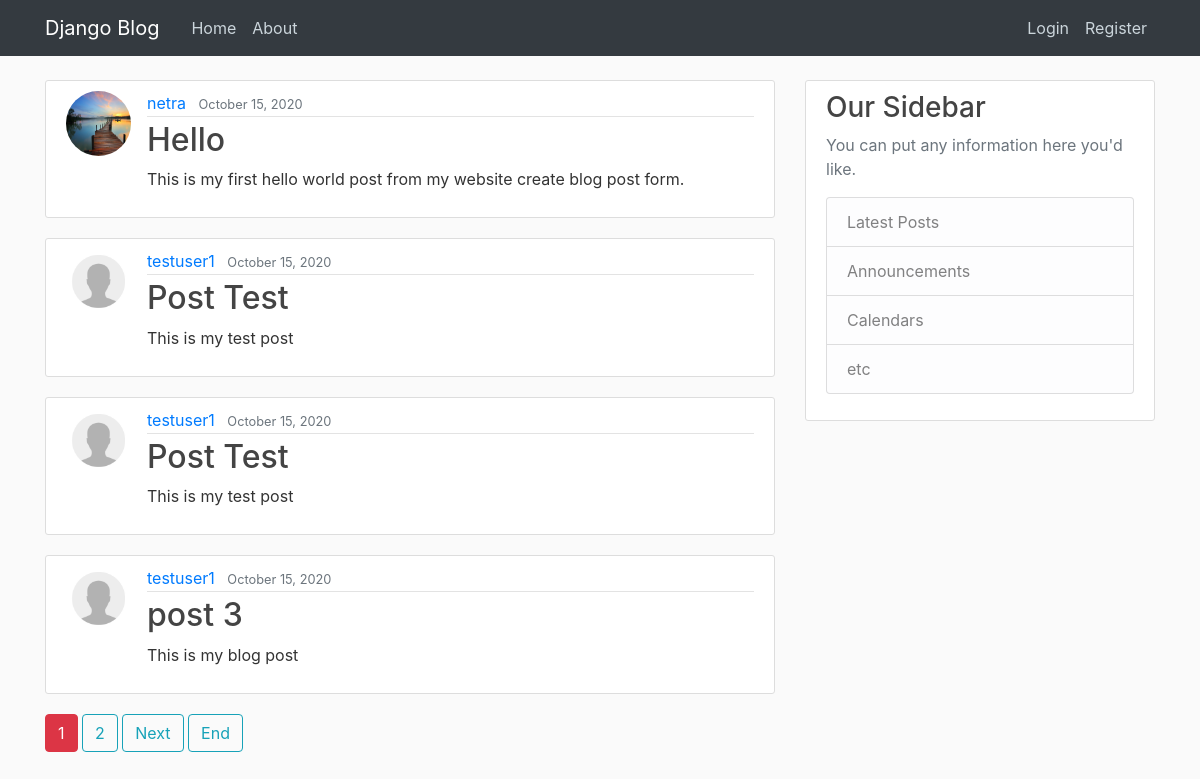
The page /blog/ on the database as committed earlier.
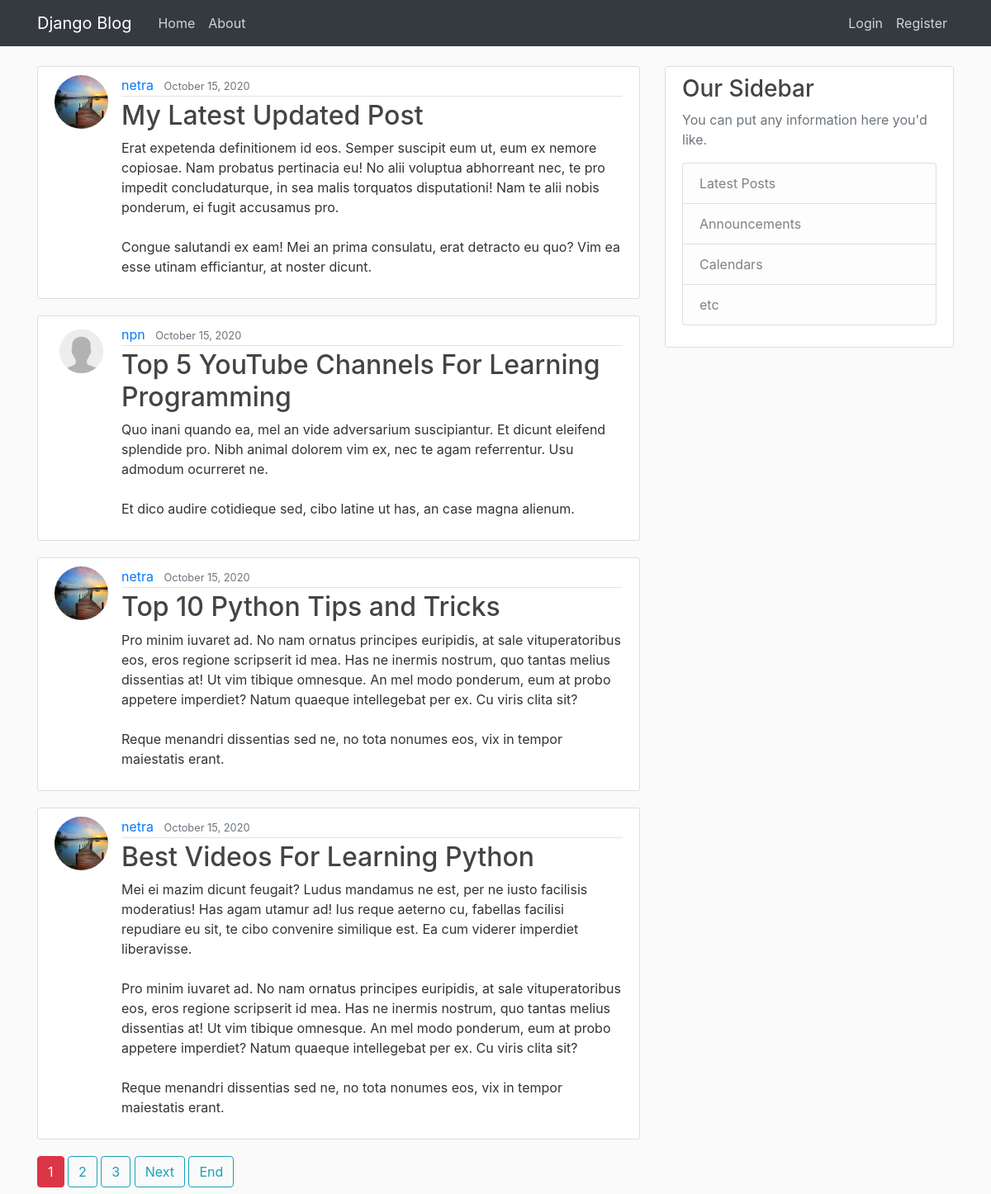
The same page on the database as committed later.
### blog/models.py (models this page shows, shortened)
class Post(models.Model):
    title = models.CharField(max_length =100)
    content = models.TextField()
    date_posted = models.DateTimeField(default = timezone.now)
    author = models.ForeignKey(User,on_delete = models.CASCADE)

### users/models.py (models this page shows, shortened)
class Profile(models.Model):
    user = models.OneToOneField(User, on_delete = models.CASCADE)
    image = models.ImageField(default = 'default.jpg',upload_to = 'profile_pics')

### blog/views.py (the view)
# urls.py: path('', PostListView.as_view(),name='blog-home'),
class PostListView(ListView):
    model = Post
    template_name = 'blog/home.html' # <app>/<model>_<viewtype>.html
    context_object_name = 'posts'
    ordering = ['-date_posted'] # new to old
    paginate_by = 4

### blog/templates/blog/home.html (shortened to what this page needs)
{% extends "blog/base.html" %}
{% block content %}
    {% for post in posts %}
        <article class="media content-section">
            <img class="rounded-circle article-img" src="{{ post.author.profile.image.url }}">
          <div class="media-body">
            <div class="article-metadata">
              <a class="mr-2" href="#">{{ post.author }}</a>
              <small class="text-muted">{{ post.date_posted|date:"F d, Y" }}</small>
            </div>
            <h2><a class="article-title" href="{% url 'post-detail' post.id %}">{{ post.title }}</a></h2>
            <p class="article-content">{{ post.content }}</p>
          </div>
        </article>
    {% endfor %}
    {% if is_paginated %}
        {% for num in page_obj.paginator.page_range %}
            {% if page_obj.number == num %}
                <a class="btn btn-danger mb-2" href="?page={{ num }}">{{ num }}</a>
            {% elif num > page_obj.number|add:'-3' and num < page_obj.number|add:'3' %}
                <a class="btn btn-outline-info mb-2" href="?page={{ num }}">{{ num }}</a>
            {% endif %}
        {% endfor %}
        {% if page_obj.has_next%}
            <a class="btn btn-outline-info mb-2" href="?page={{page_obj.next_page_number}}">Next</a>
            <a class="btn btn-outline-info mb-2" href="?page={{ page_obj.paginator.num_pages }}">End</a>
        {% endif %}
    {% endif %}
{% endblock content %}

Rows that differ between the two databases and show on the page:
no longer on this page (row unchanged): Post: author.profile.image (picture), author "netra", date_posted "October 15, 2020", title "Hello", content "This is my first hello world post from my website create blog post form."
no longer on this page (row unchanged): Post: author.profile.image (placeholder picture), author "testuser1", date_posted "October 15, 2020", title "Post Test", content "This is my test post"
no longer on this page (row unchanged): Post: author.profile.image (placeholder picture), author "testuser1", date_posted "October 15, 2020", title "Post Test", content "This is my test post"
no longer on this page (row unchanged): Post: author.profile.image (placeholder picture), author "testuser1", date_posted "October 15, 2020", title "post 3", content "This is my blog post"
added Post: author.profile.image (picture), author "netra", date_posted "October 15, 2020", title "My Latest Updated Post", content "Erat expetenda definitionem id eos. Semper suscipit eum ut, eum ex nemore copiosae. Nam probatus pertinacia eu! No alii voluptua abhorreant nec, te pro impedit concludaturque, in sea malis torquatos disputationi! Nam te alii nobis ponderum, ei fugit accusamus pro. Congue salutandi ex eam! Mei an prima consulatu, erat detracto eu quo? Vim ea esse utinam efficiantur, at noster dicunt."
added Post: author.profile.image (placeholder picture), author "npn", date_posted "October 15, 2020", title "Top 5 YouTube Channels For Learning Programming", content "Quo inani quando ea, mel an vide adversarium suscipiantur. Et dicunt eleifend splendide pro. Nibh animal dolorem vim ex, nec te agam referrentur. Usu admodum ocurreret ne. Et dico audire cotidieque sed, cibo latine ut has, an case magna alienum."
added Post: author.profile.image (picture), author "netra", date_posted "October 15, 2020", title "Top 10 Python Tips and Tricks", content "Pro minim iuvaret ad. No nam ornatus principes euripidis, at sale vituperatoribus eos, eros regione scripserit id mea. Has ne inermis nostrum, quo tantas melius dissentias at! Ut vim tibique omnesque. An mel modo ponderum, eum at probo appetere imperdiet? Natum quaeque intellegebat per ex. Cu viris clita sit? Reque menandri dissentias sed ne, no tota nonumes eos, vix in tempor maiestatis erant."
added Post: author.profile.image (picture), author "netra", date_posted "October 15, 2020", title "Best Videos For Learning Python", content "Mei ei mazim dicunt feugait? Ludus mandamus ne est, per ne iusto facilisis moderatius! Has agam utamur ad! Ius reque aeterno cu, fabellas facilisi repudiare eu sit, te cibo convenire similique est. Ea cum viderer imperdiet liberavisse. Pro minim iuvaret ad. No nam ornatus principes euripidis, at sale vituperatoribus eos, eros regione scripserit id mea. Has ne inermis nostrum, quo tantas melius dissentias at! Ut vim tibique omnesque. An mel modo ponderum, eum at probo appetere imperdiet? Natum quaeque intellegebat per ex. Cu viris clita sit? Reque menandri dissentias sed ne, no tota nonumes eos, vix in tempor maiestatis erant."
Other text that changed with them:
new list line: "3"
